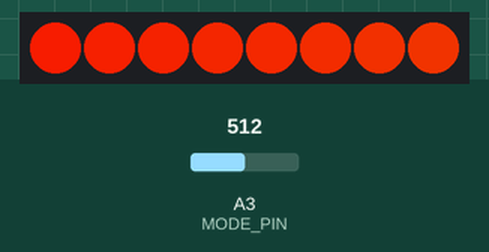
This sketch was run on a simulated Arduino Uno, built with avr-gcc and run on an emulated ATmega328P. On the bench: 8 RGB LEDs in strip order, left to right. The inputs (shaded band) are chosen by the test bench; at power-on: A3 (MODE_PIN) = 512. Dim RGB values are drawn brighter than linear; EEPROM starts erased.

Above: at 1.99 s.
2.0 s: A3 (MODE_PIN) set to 109
At 4.21 s:
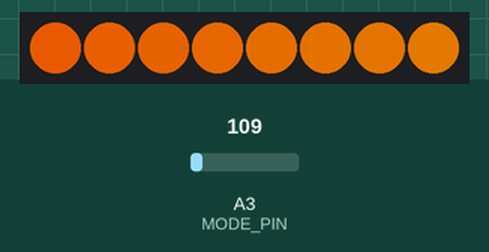
5.0 s: A3 (MODE_PIN) set to 92
Timing chart, 0 to 15.4 s (numbered marks = the images above; inputs shaded):
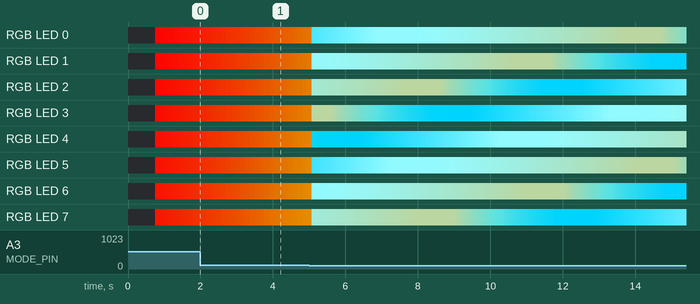

The sketch:

NeoPixelLamp.ino
```cpp
//
// This code is inspired from the one at https://www.instructables.com/RGB-Circuit-Sculpture-Lamp/
// The main differences are:
// - slowed-down animations
// - current lighting mode memorized in EEPROM and restored at power-on// - code cleaned-up & refatored a bit
//

#include <EEPROM.h>
#include <FastLED.h>

#define MODE_PIN    3
#define LED_PIN     4
#define NUM_LEDS    8
#define BRIGHTNESS 255
#define LED_TYPE    WS2812
#define COLOR_ORDER GRB

CRGB leds[NUM_LEDS];
int mode = 0;
int lastMode = -1;
int LEDChange = 1; //how much we increment a color in the palette for each led
int LEDDelay = 150; //how much we wait before each loop

DEFINE_GRADIENT_PALETTE (violet) {
  0  , 0 , 211  , 255, //cyan
  73 , 146, 250  , 255, //light cyan
  190, 117, 133, 100, // dark
  255, 0 , 211  , 255, //cyan
};

DEFINE_GRADIENT_PALETTE (orange) {
  0  , 255, 172, 0 , //orange
  73 , 255, 240, 44, //light orange
  190, 255, 103, 36, //dark orange
  255, 255, 172, 0, //orange
};

DEFINE_GRADIENT_PALETTE (red) {
  0  , 255, 0, 0 , //red
  110 , 96, 24, 24, //dark red/brown
  140, 96, 24, 24,
  255, 255, 0, 0 , //red
};

DEFINE_GRADIENT_PALETTE (black) {
  0    , 0, 0, 0 ,
  64   , 0, 0, 0 ,
  128  , 0, 0, 0 ,
  255  , 0, 0, 0 ,
};

CRGBPalette16 currentPalette;
CRGBPalette16 VioletPal = violet;
CRGBPalette16 OrangePal = orange;
CRGBPalette16 RedPal = red;
CRGBPalette16 BlackPal = black;

void setup() {
  delay(750); // power-up safety delay

  FastLED.addLeds<LED_TYPE, LED_PIN, COLOR_ORDER>(leds, NUM_LEDS).setCorrection( TypicalLEDStrip );
  FastLED.setBrightness(BRIGHTNESS);

  currentPalette = RainbowColors_p;

  mode = EEPROM.read(0); //read last selected mode from EEPROM
  if(mode == 255){
    mode = 0;
  }
 }


void setMode(){
  static uint8_t pressed = 0;
  uint16_t val = analogRead(MODE_PIN);  // read the input pin
  if ((val < 100) and (pressed == 0) and (val > 5)) {
    if (analogRead(MODE_PIN) < 100) {
      mode = mode + 1;
     }
    pressed = 1;
    if (mode > 5) {mode = 0;}
  }
  else if ((val > 300) and (val < 1000)) {
    pressed = 0;
  }
}

void loop() {
    setMode();
    changePalette();
    static uint8_t startIndex = 0;
    startIndex = startIndex + 1; // motion speed

    fillLEDsFromPaletteColors( startIndex);
    FastLED.show();
    FastLED.delay(LEDDelay);
}

void changePalette()
{
    if( lastMode != mode) {
        lastMode = mode;
        EEPROM.write(0,mode); //remember value for next power-up
        switch(mode){
           case 0:
               currentPalette = RainbowColors_p; LEDChange = 1; LEDDelay = 130;
              break;
           case 1:
              currentPalette = VioletPal; LEDChange = 50; LEDDelay = 60;
              break;
           case 2:
              currentPalette = OrangePal; LEDChange = 50; LEDDelay = 60;
              break;
           case 3:
              currentPalette = RedPal;LEDChange = 3; LEDDelay = 60;
              break;
           case 4:
               currentPalette = RainbowColors_p; LEDChange = 32; LEDDelay = 90;
               break;
           case 5:
               currentPalette = BlackPal; LEDChange = 0; LEDDelay = 30;
               break;
        }
    }
}

void fillLEDsFromPaletteColors( uint8_t colorIndex)
{
    uint8_t brightness = BRIGHTNESS;

    for( int i = 0; i < NUM_LEDS; ++i) {
        leds[i] = ColorFromPalette( currentPalette, colorIndex, brightness, LINEARBLEND);
        colorIndex += LEDChange;
    }
}
```
